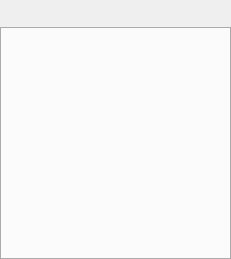
<?xml version="1.0" encoding="UTF-8"?>
<ui version="4.0">
 <class>BrowseFilesWidget</class>
 <widget class="QWidget" name="BrowseFilesWidget">
  <property name="geometry">
   <rect>
    <x>0</x>
    <y>0</y>
    <width>231</width>
    <height>259</height>
   </rect>
  </property>
  <property name="windowTitle">
   <string>Form</string>
  </property>
  <layout class="QVBoxLayout" name="verticalLayout">
   <property name="spacing">
    <number>2</number>
   </property>
   <property name="leftMargin">
    <number>0</number>
   </property>
   <property name="topMargin">
    <number>3</number>
   </property>
   <property name="rightMargin">
    <number>0</number>
   </property>
   <property name="bottomMargin">
    <number>0</number>
   </property>
   <item>
    <layout class="QHBoxLayout" name="upperHorizontalLayout">
     <property name="spacing">
      <number>2</number>
     </property>
     <property name="leftMargin">
      <number>0</number>
     </property>
     <property name="rightMargin">
      <number>5</number>
     </property>
     <item>
      <widget class="QPushButton" name="changeView">
       <property name="sizePolicy">
        <sizepolicy hsizetype="Minimum" vsizetype="Minimum">
         <horstretch>0</horstretch>
         <verstretch>0</verstretch>
        </sizepolicy>
       </property>
       <property name="sizeIncrement">
        <size>
         <width>1</width>
         <height>1</height>
        </size>
       </property>
       <property name="baseSize">
        <size>
         <width>16</width>
         <height>16</height>
        </size>
       </property>
       <property name="text">
        <string/>
       </property>
       <property name="flat">
        <bool>true</bool>
       </property>
      </widget>
     </item>
     <item>
      <spacer name="horizontalSpacer">
       <property name="orientation">
        <enum>Qt::Horizontal</enum>
       </property>
       <property name="sizeType">
        <enum>QSizePolicy::Expanding</enum>
       </property>
       <property name="sizeHint" stdset="0">
        <size>
         <width>0</width>
         <height>0</height>
        </size>
       </property>
      </spacer>
     </item>
    </layout>
   </item>
   <item>
    <widget class="QTabWidget" name="tabWidget">
     <property name="tabPosition">
      <enum>QTabWidget::South</enum>
     </property>
     <property name="currentIndex">
      <number>-1</number>
     </property>
     <property name="iconSize">
      <size>
       <width>32</width>
       <height>32</height>
      </size>
     </property>
    </widget>
   </item>
  </layout>
 </widget>
 <resources/>
 <connections/>
</ui>
